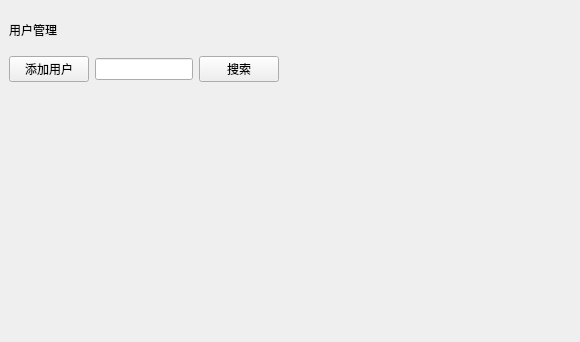
<?xml version="1.0" encoding="UTF-8"?>
<ui version="4.0">
 <class>UserWidget</class>
 <widget class="QWidget" name="UserWidget">
  <property name="geometry">
   <rect>
    <x>0</x>
    <y>0</y>
    <width>580</width>
    <height>342</height>
   </rect>
  </property>
  <property name="windowTitle">
   <string>Form</string>
  </property>
  <layout class="QVBoxLayout" name="verticalLayout" stretch="1,1,6">
   <property name="spacing">
    <number>6</number>
   </property>
   <property name="leftMargin">
    <number>9</number>
   </property>
   <property name="topMargin">
    <number>9</number>
   </property>
   <property name="rightMargin">
    <number>9</number>
   </property>
   <property name="bottomMargin">
    <number>9</number>
   </property>
   <item>
    <layout class="QHBoxLayout" name="horizontalLayout_3">
     <item>
      <widget class="QLabel" name="label">
       <property name="text">
        <string>用户管理</string>
       </property>
      </widget>
     </item>
     <item>
      <spacer name="horizontalSpacer_2">
       <property name="orientation">
        <enum>Qt::Horizontal</enum>
       </property>
       <property name="sizeHint" stdset="0">
        <size>
         <width>40</width>
         <height>20</height>
        </size>
       </property>
      </spacer>
     </item>
    </layout>
   </item>
   <item>
    <layout class="QHBoxLayout" name="horizontalLayout_2" stretch="1,2,1,6">
     <item>
      <widget class="QPushButton" name="add_user">
       <property name="text">
        <string>添加用户</string>
       </property>
      </widget>
     </item>
     <item>
      <widget class="QLineEdit" name="lineEdit"/>
     </item>
     <item>
      <widget class="QPushButton" name="search_user">
       <property name="text">
        <string>搜索</string>
       </property>
      </widget>
     </item>
     <item>
      <spacer name="horizontalSpacer">
       <property name="orientation">
        <enum>Qt::Horizontal</enum>
       </property>
       <property name="sizeHint" stdset="0">
        <size>
         <width>40</width>
         <height>20</height>
        </size>
       </property>
      </spacer>
     </item>
    </layout>
   </item>
   <item>
    <widget class="UserTableWidget" name="user_list" native="true"/>
   </item>
  </layout>
 </widget>
 <customwidgets>
  <customwidget>
   <class>UserTableWidget</class>
   <extends>QWidget</extends>
   <header location="global">usertablewidget.h</header>
   <container>1</container>
  </customwidget>
 </customwidgets>
 <resources/>
 <connections/>
</ui>
